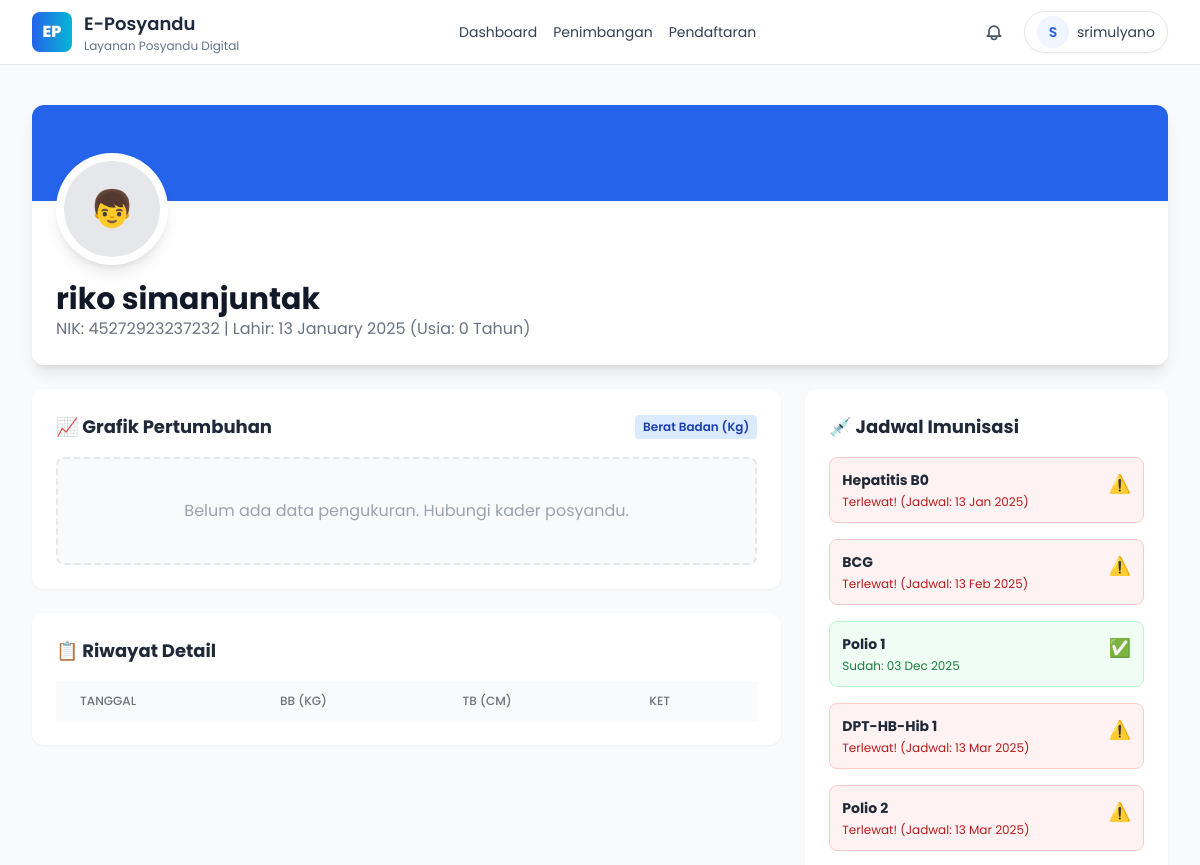
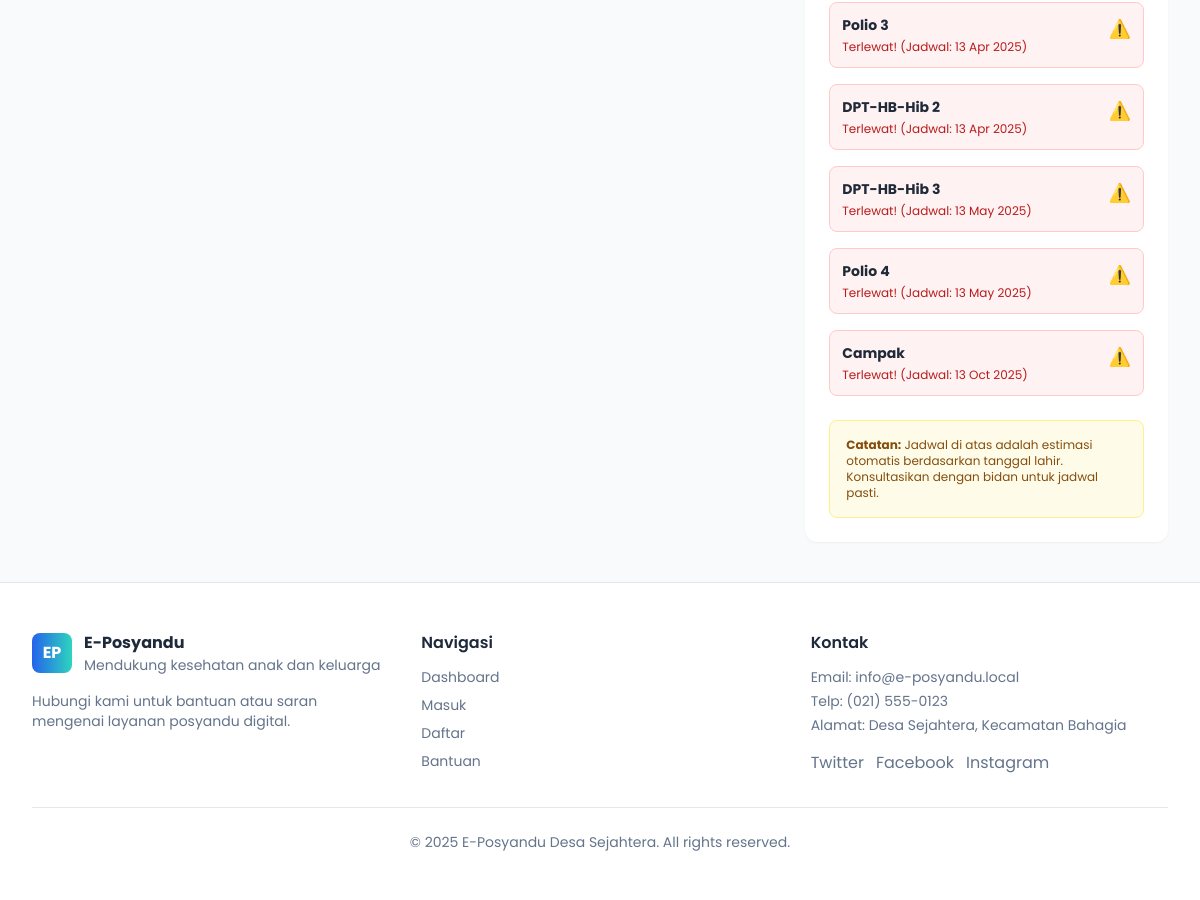
/pages/detail_anak.php?id=1 (signed in), run on the app's committed database (2 pictures, top to bottom).
### tables this page shows
CREATE TABLE `balita` (
  `id` int(11) NOT NULL,
  `user_id` int(11) DEFAULT NULL,
  `nama_balita` varchar(100) NOT NULL,
  `nik` varchar(16) DEFAULT NULL,
  `tgl_lahir` date DEFAULT NULL,
  `jenis_kelamin` enum('L','P') DEFAULT NULL,
  `nama_ayah` varchar(100) DEFAULT NULL,
  `nama_ibu` varchar(100) DEFAULT NULL
);

CREATE TABLE `master_imunisasi` (
  `id` int(11) NOT NULL,
  `nama_imunisasi` varchar(50) DEFAULT NULL,
  `usia_wajib_bulan` int(11) DEFAULT NULL
);

### pages/detail_anak.php (the view, shortened to what this page needs)
<?php
require '../config.php';
$id_balita = $_GET['id'];
$user_id = $_SESSION['user_id'];
$query = "SELECT * FROM balita WHERE id = '$id_balita' AND user_id = '$user_id'";
$balita = mysqli_fetch_assoc(mysqli_query($conn, $query));
$data_bb = [];
$master_imunisasi = mysqli_query($conn, "SELECT * FROM master_imunisasi ORDER BY usia_wajib_bulan ASC");
$sudah_imunisasi = [];
$cek_imunisasi = mysqli_query($conn, "SELECT imunisasi_id, tgl_suntik FROM riwayat_imunisasi WHERE balita_id = '$id_balita'");
while($row = mysqli_fetch_assoc($cek_imunisasi)) {
    $sudah_imunisasi[$row['imunisasi_id']] = $row['tgl_suntik'];
}
require '../layout/header.php';
?>
<div class="max-w-7xl mx-auto px-4 sm:px-6 lg:px-8">
    <div class="bg-white rounded-xl shadow-lg overflow-hidden mb-6">
        <div class="bg-blue-600 h-24"></div>
        <div class="px-6 pb-6 relative">
            <div class="-mt-12 mb-4">
                <div class="bg-white p-2 rounded-full inline-block shadow-lg">
                    <div class="h-24 w-24 bg-gray-200 rounded-full flex items-center justify-center text-4xl">
                        <?= $balita['jenis_kelamin'] == 'L' ? '👦' : '👧'; ?>
                    </div>
                </div>
            </div>
            <h1 class="text-3xl font-bold text-gray-900"><?= $balita['nama_balita']; ?></h1>
            <p class="text-gray-500">
                NIK: <?= $balita['nik']; ?> | Lahir: <?= date('d F Y', strtotime($balita['tgl_lahir'])); ?>
                (Usia: <?= date_diff(date_create($balita['tgl_lahir']), date_create('today'))->y; ?> Tahun)
            </p>
        </div>
    </div>
    <div class="grid grid-cols-1 lg:grid-cols-3 gap-6">
        <div class="lg:col-span-2 space-y-6">
            <div class="bg-white p-6 rounded-xl shadow-sm">
                <div class="flex justify-between items-center mb-4">
                    <h3 class="text-lg font-bold text-gray-800">📈 Grafik Pertumbuhan</h3>
                    <span class="text-xs font-semibold bg-blue-100 text-blue-800 px-2 py-1 rounded">Berat Badan (Kg)</span>
                </div>
                <?php if(count($data_bb) > 0): ?>
                    <canvas id="chartBalita" height="150"></canvas>
                <?php else: ?>
                    <div class="text-center py-10 text-gray-400 bg-gray-50 rounded-lg border-2 border-dashed">
                        Belum ada data pengukuran. Hubungi kader posyandu.
                    </div>
                <?php endif; ?>
            </div>
            <div class="bg-white p-6 rounded-xl shadow-sm overflow-hidden">
                <h3 class="text-lg font-bold text-gray-800 mb-4">📋 Riwayat Detail</h3>
                <div class="overflow-x-auto">
                    <table class="min-w-full divide-y divide-gray-200">
                        <thead class="bg-gray-50">
                            <tr>
                                <th class="px-6 py-3 text-left text-xs font-medium text-gray-500 uppercase">Tanggal</th>
                                <th class="px-6 py-3 text-left text-xs font-medium text-gray-500 uppercase">BB (Kg)</th>
                                <th class="px-6 py-3 text-left text-xs font-medium text-gray-500 uppercase">TB (Cm)</th>
                                <th class="px-6 py-3 text-left text-xs font-medium text-gray-500 uppercase">Ket</th>
                            </tr>
                        </thead>
                    </table>
                </div>
            </div>
        </div>
        <div class="lg:col-span-1">
            <div class="bg-white p-6 rounded-xl shadow-sm sticky top-24">
                <h3 class="text-lg font-bold text-gray-800 mb-4">💉 Jadwal Imunisasi</h3>
                <div class="space-y-4">
                    <?php while($imun = mysqli_fetch_assoc($master_imunisasi)):
                        $tgl_estimasi = date('Y-m-d', strtotime("+$imun[usia_wajib_bulan] month", strtotime($balita['tgl_lahir'])));
                        $sudah = isset($sudah_imunisasi[$imun['id']]);
                        $tgl_suntik = $sudah ? $sudah_imunisasi[$imun['id']] : null;
                        if ($sudah) {
                            $bg_class = "bg-green-50 border-green-200";
                            $icon = "✅";
                            $status_text = "Sudah: " . date('d M Y', strtotime($tgl_suntik));
                            $text_color = "text-green-700";
                        } elseif (date('Y-m-d') > $tgl_estimasi) {
                            $bg_class = "bg-red-50 border-red-200";
                            $icon = "⚠️";
                            $status_text = "Terlewat! (Jadwal: " . date('d M Y', strtotime($tgl_estimasi)) . ")";
                            $text_color = "text-red-700";
                        } else {
                            $bg_class = "bg-blue-50 border-blue-200";
                            $icon = "📅";
                            $status_text = "Jadwal: " . date('d M Y', strtotime($tgl_estimasi));
                            $text_color = "text-blue-700";
                        }
                    ?>
                    <div class="border rounded-lg p-3 <?= $bg_class; ?> transition hover:shadow-md">
                        <div class="flex justify-between items-start">
                            <div>
                                <h4 class="font-bold text-gray-800 text-sm"><?= $imun['nama_imunisasi']; ?></h4>
                                <p class="text-xs <?= $text_color; ?> mt-1"><?= $status_text; ?></p>
                            </div>
                            <span class="text-lg"><?= $icon; ?></span>
                        </div>
                    </div>
                    <?php endwhile; ?>
                </div>
                <div class="mt-6 p-4 bg-yellow-50 rounded-lg text-xs text-yellow-800 border border-yellow-200">
                    <span class="font-bold">Catatan:</span> Jadwal di atas adalah estimasi otomatis berdasarkan tanggal lahir. Konsultasikan dengan bidan untuk jadwal pasti.
                </div>
            </div>
        </div>
    </div>
</div>
<?php require '../layout/footer.php'; ?>

### layout/header.php (style rules this page uses)
body { font-family: 'Poppins', 'Helvetica Neue', Arial, sans-serif; background-color: #F8FAFC; }
h1,h2,h3,h4,h5,h6 { font-family: 'Poppins', 'Helvetica Neue', Arial, sans-serif; }

### data on the page
balita: nama_balita "riko simanjuntak", nik "45272923237232", tgl_lahir "13 January 2025", tgl_lahir "0"
master_imunisasi: nama_imunisasi "Hepatitis B0", usia_wajib_bulan.tgl_lahir "Terlewat! (Jadwal: 13 Jan 2025)", icon "⚠️"
master_imunisasi: nama_imunisasi "BCG", usia_wajib_bulan.tgl_lahir "Terlewat! (Jadwal: 13 Feb 2025)", icon "⚠️"
master_imunisasi: nama_imunisasi "Polio 1", id "Sudah: 03 Dec 2025", id "✅"
master_imunisasi: nama_imunisasi "DPT-HB-Hib 1", usia_wajib_bulan.tgl_lahir "Terlewat! (Jadwal: 13 Mar 2025)", icon "⚠️"
master_imunisasi: nama_imunisasi "Polio 2", usia_wajib_bulan.tgl_lahir "Terlewat! (Jadwal: 13 Mar 2025)", icon "⚠️"
master_imunisasi: nama_imunisasi "Polio 3", usia_wajib_bulan.tgl_lahir "Terlewat! (Jadwal: 13 Apr 2025)", icon "⚠️"
master_imunisasi: nama_imunisasi "DPT-HB-Hib 2", usia_wajib_bulan.tgl_lahir "Terlewat! (Jadwal: 13 Apr 2025)", icon "⚠️"
master_imunisasi: nama_imunisasi "DPT-HB-Hib 3", usia_wajib_bulan.tgl_lahir "Terlewat! (Jadwal: 13 May 2025)", icon "⚠️"
master_imunisasi: nama_imunisasi "Polio 4", usia_wajib_bulan.tgl_lahir "Terlewat! (Jadwal: 13 May 2025)", icon "⚠️"
master_imunisasi: nama_imunisasi "Campak", usia_wajib_bulan.tgl_lahir "Terlewat! (Jadwal: 13 Oct 2025)", icon "⚠️"

### other printed values
substr($_SESSION['nama'] ?? 'U',0,1) "S"
$_SESSION['nama'] "srimulyano"
